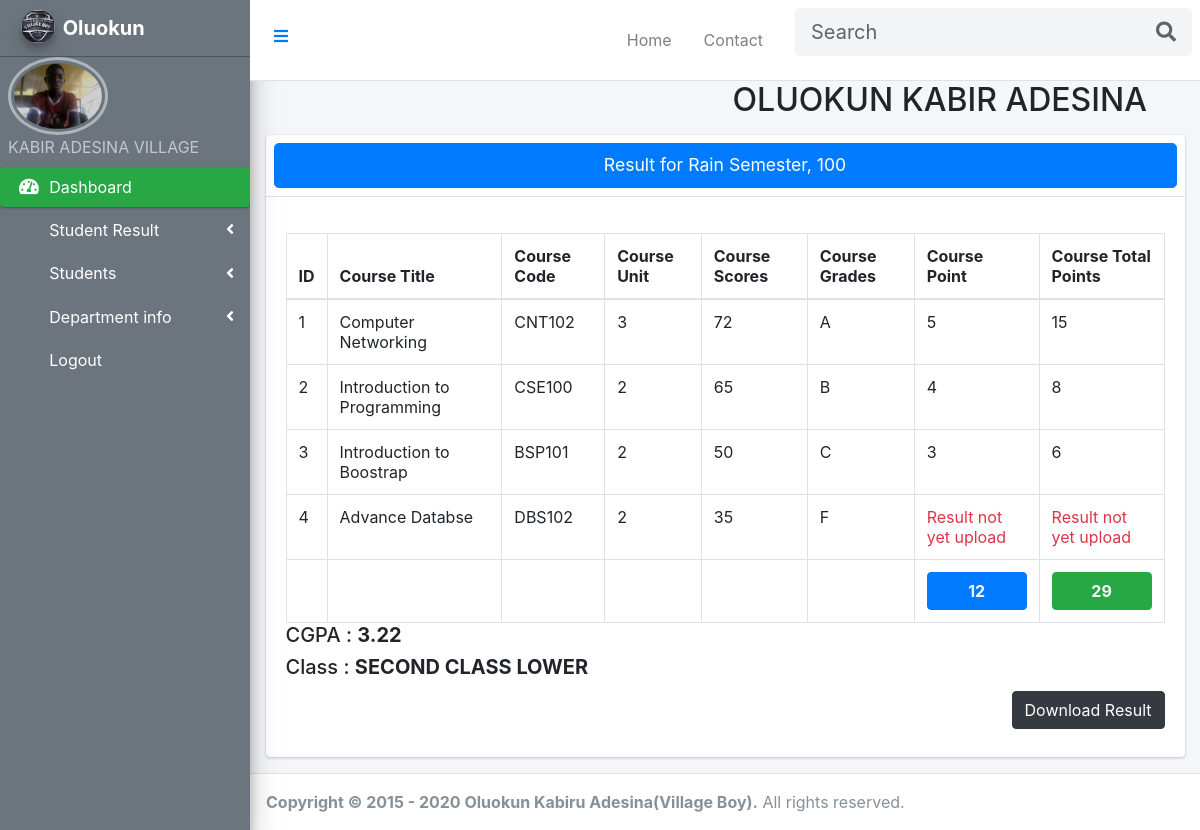
/staff/viewStudentResult.php?id=c81e728d9d4c2f636f067f89cc14862c (signed in), run on the app's committed database.
### tables this page shows
CREATE TABLE `staff` (
  `id` int(6) NOT NULL,
  `name` varchar(30) NOT NULL,
  `email` varchar(30) NOT NULL,
  `Phone_Number` varchar(50) NOT NULL,
  `password` varchar(50) NOT NULL,
  `CourseTaken` varchar(50) NOT NULL,
  `category` varchar(50) NOT NULL,
  `faculty` varchar(100) NOT NULL,
  `state` varchar(50) NOT NULL,
  `city` varchar(50) NOT NULL,
  `address` text NOT NULL,
  `gender` varchar(50) NOT NULL,
  `dob` varchar(50) NOT NULL,
  `profilePicture` text NOT NULL,
  `StaffId` varchar(50) NOT NULL,
  `reg_date` timestamp NOT NULL DEFAULT current_timestamp() ON UPDATE current_timestamp()
);

CREATE TABLE `student` (
  `id` int(6) NOT NULL,
  `SurName` varchar(30) NOT NULL,
  `FirstName` varchar(30) NOT NULL,
  `LastName` varchar(30) NOT NULL,
  `email` varchar(30) NOT NULL,
  `Phone_Number` varchar(50) NOT NULL,
  `password` varchar(50) NOT NULL,
  `Level` varchar(50) NOT NULL,
  `matricNo` varchar(10) NOT NULL,
  `CurrentSemester` varchar(30) NOT NULL,
  `Department` varchar(255) NOT NULL,
  `Faculty` varchar(50) NOT NULL,
  `state` varchar(50) NOT NULL,
  `city` varchar(50) NOT NULL,
  `Address` varchar(50) NOT NULL,
  `dob` varchar(50) NOT NULL,
  `gender` varchar(50) NOT NULL,
  `profilePicture` text NOT NULL,
  `NextOfKin` varchar(100) NOT NULL,
  `CGPA` varchar(5) NOT NULL,
  `class` varchar(50) NOT NULL,
  `StudentId` varchar(50) NOT NULL,
  `reg_date` timestamp NOT NULL DEFAULT current_timestamp() ON UPDATE current_timestamp()
);

CREATE TABLE `registeredcourse` (
  `id` int(6) NOT NULL,
  `student` varchar(255) NOT NULL,
  `studentId` varchar(50) NOT NULL,
  `matricNo` varchar(50) NOT NULL,
  `courseTitle` text NOT NULL,
  `courseUnit` varchar(255) NOT NULL,
  `courseCode` varchar(255) NOT NULL,
  `courseId` text NOT NULL,
  `level` varchar(10) NOT NULL,
  `semester` varchar(100) NOT NULL,
  `department` varchar(100) NOT NULL,
  `courseRegId` varchar(40) NOT NULL,
  `scores` varchar(100) NOT NULL,
  `grades` varchar(100) NOT NULL,
  `cgpa` varchar(4) NOT NULL,
  `points` varchar(100) NOT NULL,
  `totalunitpoint` varchar(100) NOT NULL,
  `class` varchar(20) NOT NULL,
  `status` varchar(30) NOT NULL,
  `CourseReg_date` timestamp NOT NULL DEFAULT current_timestamp() ON UPDATE current_timestamp()
);

### staff/viewStudentResult.php (the view, shortened to what this page needs)
<?php
     if(isset($_SESSION['staffLogin'])){
    include('header.php');
    $studentId = $_GET['id'];
    $stmt = "SELECT* FROM student WHERE StudentId = '$studentId'";
    $qe = mysqli_query($conn, $stmt);
    $student = mysqli_fetch_array($qe);
    $names = htmlentities(strtoupper( $student['SurName']." ".$student['FirstName']." ".$student['LastName']));
    $level = $student['Level'];
    $semester = $student['CurrentSemester'];
    $studentId = $student['StudentId'];
    ?>
<!DOCTYPE html>
<html lang="en">
<head>
    <link rel="stylesheet" href=>
</head>
<?php
    include('sidebar.php');
    ?>
<body>
<div class="content-wrapper">
    <div class="container-fluid">
        <div class="row mb-2">
          <div class="col-sm-6">
          </div>
          <div class="col-sm-6">
            <h2><?php echo $names ?></h2>
          </div>
        </div>
      </div>
    <section class="content">
      <div class="container-fluid">
        <div class="row">
          <div class="col-md-12">
            <div class="card">
              <div class="card-header p-2">
                 <h1 class="text-center btn btn-primary card-title btn-lg btn-block"> Result for <?php echo "$semester, $level" ?></h1>
              </div>
              <div class="card-body">
                <table class="table table-bordered" id ="printable">
                  <thead>
                    <tr>
                      <th style="width: 10px">ID</th>
                      <th>Course Title</th>
                      <th>Course Code</th>
                      <th>Course Unit</th>
                      <th>Course Scores</th>
                      <th>Course Grades</th>
                      <th>Course Point</th>
                      <th>Course Total Points</th>
                    </tr>
                  </thead>
                  <tbody>
                    <form class="" role="form" action="" method="POST" id="courseRegisterForm" >
                      <?php
                      $id = 0;
                      $regcourse = mysqli_query($conn, "SELECT* FROM registeredcourse WHERE studentId = '$studentId' AND semester = '$semester' AND level = '$level' ");
                        $courses = mysqli_fetch_array($regcourse);
                        $courseTitle = explode(",", $courses['courseTitle']);
                        $courseUnit = explode(",", $courses['courseUnit']);
                        $courseCode = explode(",", $courses['courseCode']);
                        $point = explode(",", $courses['points']);
                        $totalpoint = explode(",", $courses['totalunitpoint']);
                        $scoress = explode(",", $courses['scores']);
                        $gradess = explode(",", $courses['grades']);
                        $totalunit = array_sum($point);
                        $totalpoints = array_sum($totalpoint);
                        $cgpa =round($courses['cgpa'],2);
                        $class = $courses['class'];
                       for ($i=0; $i <count($courseTitle) ; $i++) {
                           ?>
                    <tr>
                      <td><?php echo $id+1?></td>
                      <td><?php echo $courseTitle[$i] ?></td>
                      <td><?php echo $courseCode[$i] ?></td>
                      <td><?php echo $courseUnit[$i] ?></td>
                      <td><?php
                      if(!empty($scoress[$i])){
                       echo $scoress[$i];}else {
                         echo "<span class = 'text-danger'>Result not yet upload</span>";
                       }
                        ?></td>
                      <td><?php if(!empty($gradess[$i])){
                       echo $gradess[$i];}else {
                         echo "<span class = 'text-danger'>Result not yet upload</span>";
                       } ?></td>
                      <td><?php if(!empty($point[$i])){
                       echo $point[$i];}else {
                         echo "<span class = 'text-danger'>Result not yet upload</span>";
                       } ?></td>
                      <td><?php if(!empty($totalpoint[$i])){
                       echo $totalpoint[$i];}else {
                         echo "<span class = 'text-danger'>Result not yet upload</span>";
                       } ?></td>
                     </tr>
                     <?php
                     $id++;
                    }?>
                       </tbody>
                       <tfoot>
                           <tr>
                           <td></td>
                           <td></td>
                           <td></td>
                           <td></td>
                           <td></td>
                           <td></td>
                           <td><span class ="btn btn-block btn-primary text-light font-weight-bold"><?php echo $totalunit?></span></td>
                           <td><span class ="btn btn-block btn-success text-light font-weight-bold"><?php echo $totalpoints?></span></td>
                           </tr>
                       </tfoot>
                </table>
                <h5><?php echo" CGPA : <b> $cgpa </b>"?></h5>
                <h5><?php echo" Class : <b> $class </b>"?></h5>
                 <button type="button" class="btn btn-dark mb-2 float-right mt-1" onclick="table()" name="print" id="print" >Download Result</button>
              </div>
            </div>
          </div>
        </div>
      </div>
    </section>
    </div>
<?php include('footer.php'); ?>
</body>
</html>
<?php
    }
    else{
        header('location:../index.php');
    }
    ?>

### staff/sidebar.php (shortened to what this page needs)
<?php
  if(isset($_SESSION['staffLogin'])){
    include("../includes/connection.php");
    $user =$_SESSION['staffLogin'];
    $stmt = "SELECT* FROM staff WHERE email = '$user'|| Phone_Number = '$user'";
    $qe = mysqli_query($conn, $stmt);
    $staff = mysqli_fetch_array($qe);
    $staf = explode(",", $staff['name']);
    $name =strtoupper($staf[0]." ".$staf[1]." ".$staf[2]);
?>
<aside class="main-sidebar bg-muted  sidebar-dark-success elevation-4  bg-secondary"  style="position:fixed; top: 0px; left: 0px; z-index: 1;">
    <a href="../index.php" class="brand-link">
      <img src="../image/village boy logo.jpg" alt="<?php $name ?>" class="brand-image img-circle elevation-3"
           style="opacity: .8">
      <span class="brand-text font-weight-bold">Oluokun</span>
    </a>
    <div class="sidebar">
      <img class="profile-user-img img-fluid img-circle"
                     src= "../staff/<?php
                      if(!empty($staff['profilePicture'])){
                          echo htmlentities($staff['profilePicture']);
                      }else{
                          echo "<span style ='color:red'>Not Yet Set</span>";
                      }
                     ?>"
                     alt="User profile picture">
        <div class="info">
          <a href="index.php" class="d-block"><?php echo $name;?> </a>
        </div>
      </div>
      <nav class="mt-2">
        <ul class="nav nav-pills nav-sidebar flex-column" data-widget="treeview" role="menu" data-accordion="false">
          <li class="nav-item has-treeview menu-open">
            <a href="index.php" class="nav-link active">
              <i class="nav-icon fas fa-tachometer-alt"></i>
              <p>
                Dashboard
              </p>
            </a>
          </li>
            <li class="nav-item has-treeview">
              <a href="#" class="nav-link">
                <i class="nav-icon fa fa-lock"></i>
                <p>
                  Student Result
                  <i class="fas fa-angle-left right"></i>
                </p>
              </a>
            </li>
          <li class="nav-item has-treeview">
          <a href="#" class="nav-link">
            <i class="nav-icon fa fa-registered"></i>
            <p>
              Students
              <i class="fas fa-angle-left right"></i>
            </p>
          </a>
        </li>
        <li class="nav-item has-treeview">
          <a href="#" class="nav-link">
            <i class="nav-icon fa fa-registered"></i>
            <p>
              Department info
              <i class="fas fa-angle-left right"></i>
            </p>
          </a>
        </li>
          <li class="nav-item">
                <a href="Logout.php" class="nav-link">
                  <i class="far fa-circle nav-icon"></i>
                  <p>Logout</p>
                </a>
              </li>
        </ul>
      </nav>
  </aside>
  <?php
  }
  ?>

### css/style.css (style rules this page uses)
aside { position: fixed; z-index: 1; top: 0; left: 0; }
nav ul li a.nav-link p { text-decoration: none; color: white; }

### data on the page
staff: profilePicture (picture), name "KABIR ADESINA VILLAGE"
student: names "OLUOKUN KABIR ADESINA", CurrentSemester "Rain Semester", Level "100"
registeredcourse: courseTitle "Computer Networking", courseCode "CNT102", courseUnit "3", scores "72", grades "A", points "5", totalunitpoint "15", courseTitle "Introduction to Programming", courseCode "CSE100", courseUnit "2", scores "65", grades "B", points "4", totalunitpoint "8", courseTitle "Introduction to Boostrap", courseCode "BSP101", scores "50", grades "C", points "3", totalunitpoint "6", courseTitle "Advance Databse", courseCode "DBS102", scores "35", grades "F", points "12", totalunitpoint "29", cgpa "3.22", class "SECOND CLASS LOWER"

### other printed values
Date('Y') "2020"
